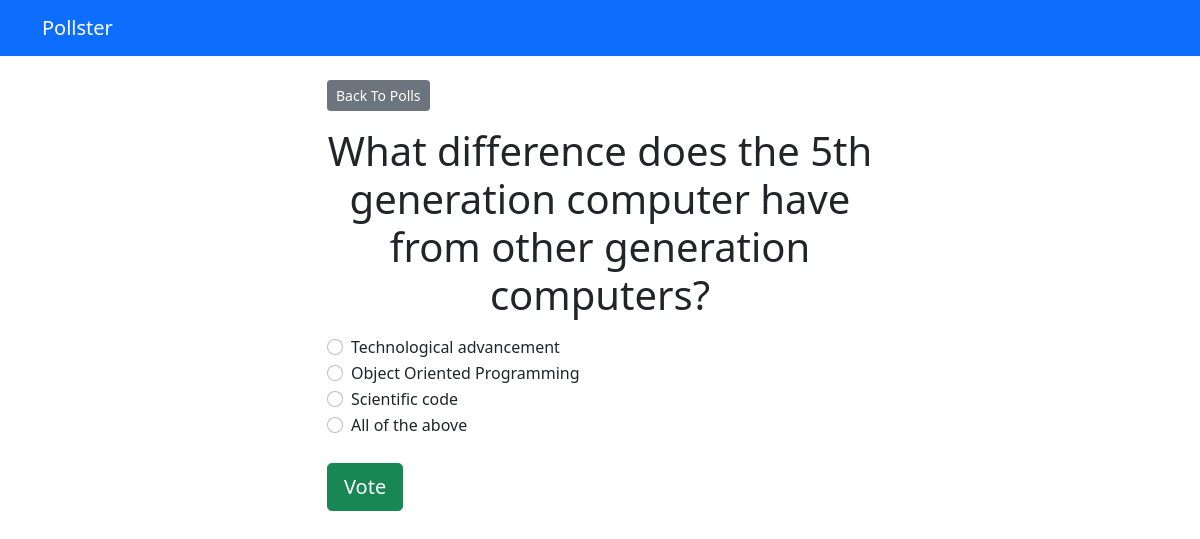
Screenshot of /polls/4/ with the database file from the repository.
### polls/models.py (models this page shows, shortened)
class Question(models.Model):
    question_text = models.CharField(max_length=200)
    pub_date = models.DateTimeField('date published')

class Choice(models.Model):
    question = models.ForeignKey(Question, on_delete=models.CASCADE)
    choice_text = models.CharField(max_length=200)
    votes = models.IntegerField(default=0)

### polls/views.py (the view)
# urls.py: path('<int:question_id>/', views.detail, name='detail'),
def detail(request, question_id):
    try:
        question = Question.objects.get(pk=question_id)
    except Question.DoesNotExist:
        raise Http404("Question does not exist")
    return render(request, 'polls/detail.html', {'question': question})

### templates/polls/detail.html (shortened to what this page needs)
{% extends 'base.html' %}
{% block content %}
    <a class="btn btn-secondary btn-sm mb-3" href="{% url 'polls:index' %}">Back To Polls</a>
    <h1 class="text-center mb-3">{{ question.question_text }}</h1>
    <form action="{% url 'polls:vote' question.id %}" method="post">
        {% for choice in question.choice_set.all %}
            <div class="form-check">
                <input
                    type="radio"
                    name="choice"
                    class="form-check-input"
                    id="choice{{ forloop.counter }}"
                    value="{{ choice.id }}"
                />
                <label for="choice{{ forloop.counter }}">{{ choice.choice_text }}</label
                >
            </div>
        {% endfor %}
        <input type="submit" value="Vote" class="btn btn-success btn-lg btn-block mt-4" />
    </form>
{% endblock %}

### rows the page displays
Question: question_text "What difference does the 5th generation computer have from other generation computers?"
Choice: choice_text "Technological advancement"
Choice: choice_text "Object Oriented Programming"
Choice: choice_text "Scientific code"
Choice: choice_text "All of the above"
